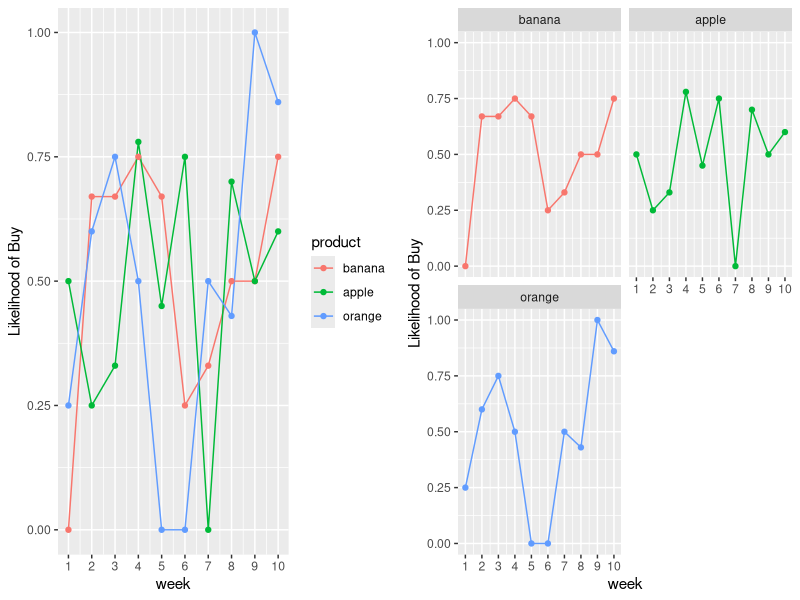

Reproduce this figure in R.
## ---- chunk 1
knitr::opts_chunk$set(echo = TRUE)
## ---- chunk 2
d0<-data.frame(product=c(sample(1:3,150,replace=T)),week=c(sample(1:10,150,replace=T)),buyer=c(sample(0:1,150,replace = T)))
## ---- chunk 3
library(plyr)
library(ggplot2)
library(ggpubr)
## ---- chunk 4
dfx<-ddply(d0,.(product,week),summarize,mean=round(mean(buyer),2))
## ---- chunk 5
p1<-ggplot(dfx,aes(x=week, y=mean,colour=factor(product)))+
  geom_line()+
  geom_point()+
  ylab(label="Likelihood of Buy")+
  scale_x_continuous(breaks=seq(c(1:10)),limits = c(1,10))
## ---- chunk 6
dfx$product<-as.factor(dfx$product)
dfx$product<-factor(dfx$product,labels=c("banana","apple","orange"))
## ---- chunk 7
p1<-ggplot(dfx,aes(x=week, y=mean,colour=product))+
  geom_line()+
  geom_point()+
  ylab(label="Likelihood of Buy")+
  scale_x_continuous(breaks=seq(c(1:10)),limits = c(1,10))
## ---- chunk 8
p2<-ggplot(dfx,aes(x=week, y=mean,colour=product))+
  facet_wrap(~product,ncol = 2)+
  guides(colour="none")+
  theme()+
  geom_line()+
  geom_point()+
  ylab(label="Likelihood of Buy")+
  scale_x_continuous(breaks=seq(c(1:10)),limits = c(1,10))
## ---- chunk 9
ggarrange(p1,p2)
